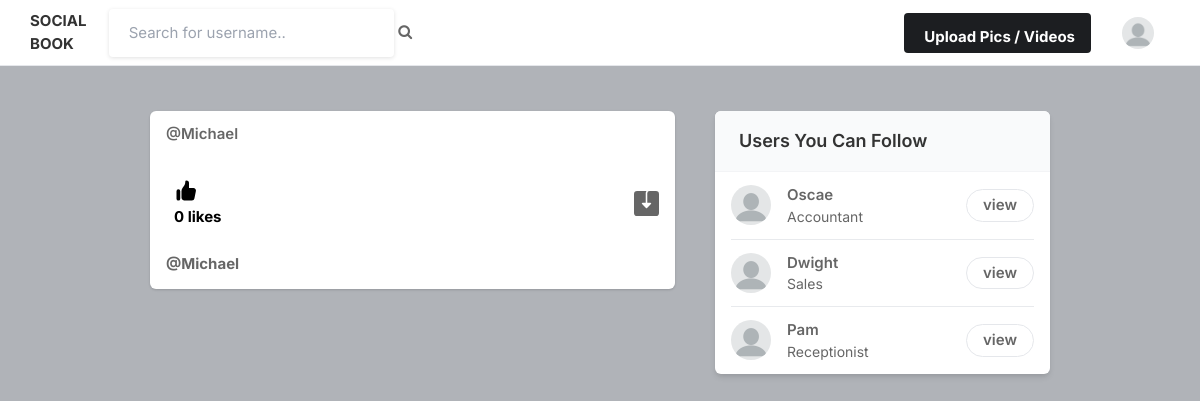
The page / (signed in) on the database its author committed.
### App/models.py (models this page shows, shortened)
class Profile(models.Model):
    user = models.ForeignKey(User, on_delete=models.CASCADE)
    id_user = models.IntegerField()
    bio = models.TextField(blank=True)
    profileimg = models.ImageField(
        upload_to="profile_images", default="blank-profile-picture.png"
    )
    location = models.CharField(max_length=100, blank=True)

class Post(models.Model):
    id = models.UUIDField(primary_key=True, default=uuid.uuid4)
    user = models.CharField(max_length=100)
    image = models.ImageField(upload_to="post_images")
    caption = models.TextField()
    created_at = models.DateTimeField(default=datetime.now)
    no_of_likes = models.IntegerField(default=0)

### App/views.py (the view)
# urls.py: path("", views.index, name="index"),
@login_required(login_url="signin")
def index(request):
    user_object = User.objects.get(username=request.user.username)
    user_profile = Profile.objects.get(user=user_object)
    user_following_list = []
    feed = []
    user_following = Followers.objects.filter(follower=request.user.username)
    for user in user_following:
        user_following_list.append(user)
    for username in user_following_list:
        feed_list = Post.objects.filter(user=username)
        feed.append(feed_list)
    feeds = list(chain(*feed))
    all_users = User.objects.all()
    user_following_all = []
    for user in user_following:
        user_list = User.objects.get(username=user.user)
        user_following_all.append(user_list)
    new_suggestions_list = [
        x for x in list(all_users) if (x not in list(user_following_all))
    ]
    current_user = User.objects.filter(username=request.user.username)
    final_suggestions_list = [
        x for x in list(new_suggestions_list) if (x not in list(current_user))
    ]
    random.shuffle(final_suggestions_list)
    username_profile = []
    username_profile_list = []
    for users in final_suggestions_list:
        username_profile.append(users.id)
    for ids in username_profile:
        profile_lists = Profile.objects.filter(id_user=ids)
        username_profile_list.append(profile_lists)
    suggestions_username_profile_list = list(chain(*username_profile_list))
    return render(
        request,
        "index.html",
        {
            "user_profile": user_profile,
            "posts": feeds,
            "suggestions_username_profile_list": suggestions_username_profile_list,
        },
    )

### App/models.py (called while the page is built)
    def __str__(self):
        return self.user

### templates/index.html (shortened to what this page needs)
{% load static %}
<!DOCTYPE html>
<html lang="en">
<head>
    <link rel="stylesheet" href="{% static 'assets/css/icons.css' %}">
    <link rel="stylesheet" href="{% static 'assets/css/uikit.css' %}">
    <link rel="stylesheet" href="{% static 'assets/css/style.css' %}">
    <link rel="stylesheet" href="{% static 'assets/css/tailwind.css' %}">
     <link rel="stylesheet" href="https://cdnjs.cloudflare.com/ajax/libs/font-awesome/4.7.0/css/font-awesome.min.css">
</head>
<body>
            <header>
                <div class="header_inner">
                    <form action="/search" method="POST">
                    <div class="left-side">
                            <a href="/">
                                <b><h1 style="text-transform: uppercase;">Social Book</h1></b>
                            </a>
                            <input type="text" name="username" placeholder="Search for username..">&nbsp
                            <button type="submit"><i class="fa fa-search fa-1x"></i></button>
                    </div>
                    </form>
                    <div class="right-side lg:pr-4">
                        <a href="#"
                            class="bg-pink-500 flex font-bold hidden hover:bg-pink-600 hover:text-white inline-block items-center lg:block max-h-10 mr-4 px-4 py-2 rounded shado text-white">
                              Upload Pics / Videos
                        </a>
                        <a href="#">
                            <img src="{{user_profile.profileimg.url}}" class="header-avatar" alt="">
                        </a>
                    </div>
                </div>
            </header>
            <div class="container m-auto">
                <div class="lg:flex justify-center lg:space-x-10 lg:space-y-0 space-y-5">
                    <div class="space-y-5 flex-shrink-0 lg:w-7/12">
                        {% for post in posts %}
                        <div class="bg-white shadow rounded-md  -mx-2 lg:mx-0">
                            <div class="flex justify-between items-center px-4 py-3">
                                <div class="flex flex-1 items-center space-x-4">
                                    <span class="block capitalize font-semibold "><a href="/profile/{{post.user}}">@{{post.user}} </a></span>
                                </div>
                            </div>
                            <div class="py-3 px-4 space-y-3">
                                <div class="flex space-x-4 lg:font-bold">
                                    <a href="/likepost?post_id={{ post.id }}" class="flex items-center space-x-2">
                                        <div class="p-2 rounded-full text-black">
                                            <p>{{post.no_of_likes}} likes</p>
                                        </div>
                                    </a>
                                    <a href="{{post.image.url}}" class="flex items-center space-x-2 flex-1 justify-end" download>
                                    </a>
                                </div>
                               <p>
                                <a href="/profile/{{post.user}}"><strong>@{{post.user}} </strong></a>{{post.caption}}
                               </p>
                            </div>
                        </div>
                        {% endfor %}
                    </div>
                    <div class="lg:w-5/12">
                        <div class="bg-white  shadow-md rounded-md overflow-hidden">
                            <div class="bg-gray-50  border-b border-gray-100 flex items-baseline justify-between py-4 px-6 ">
                                <h2 class="font-semibold text-lg">Users You Can Follow</h2>
                            </div>
                            <div class="divide-gray-300 divide-gray-50 divide-opacity-50 divide-y px-4 ">
                                {% for suggestion in suggestions_username_profile_list %}
                                <div class="flex items-center justify-between py-3">
                                    <div class="flex flex-1 items-center space-x-4">
                                        <a href="/profile/{{suggestion.user}}">
                                            <img src="{{suggestion.profileimg.url}}" class="bg-gray-200 rounded-full w-10 h-10">
                                        </a>
                                        <div class="flex flex-col">
                                            <span class="block capitalize font-semibold"> {{suggestion.user}} </span>
                                            <span class="block capitalize text-sm"> {{suggestion.bio}} </span>
                                        </div>
                                    </div>
                                    <a href="/profile/{{suggestion.user}}" class="border border-gray-200 font-semibold px-4 py-1 rounded-full hover:bg-pink-600 hover:text-white hover:border-pink-600 "> view </a>
                                </div>
                                {% endfor %}
                            </div>
                        </div>
                    </div>
                </div>
            </div>
</body>
</html>

### static/assets/css/style.css (style rules this page uses)
body { background-color: #B0B3B8!important; }
button { vertical-align: middle; }
input { height: 48px; line-height: 48px; padding: 0 20px; outline: none; font-size: 15px; color: #808080; max-width: 100%; width: 100%; -webkit-box-sizing: border-box; box-sizing: border-box; display: block; font-weight: 400; opacity: 1; border-radius: 4px; border: none; -webkit-box-shadow: 0 1px 4px 0px rgba(0, 0, 0, 0.12); box-shadow: 0 1px 4px 0px rgba(0, 0, 0, 0.12); }
input[type="text"], input[type="password"], input[type="email"], input[type="number"] { height: 48px; line-height: 48px; padding: 0 20px; outline: none; font-size: 15px; color: #808080; max-width: 100%; width: 100%; -webkit-box-sizing: border-box; box-sizing: border-box; display: block; font-weight: 400; opacity: 1; border-radius: 4px; border: none; -webkit-box-shadow: 0 1px 4px 0px rgba(0, 0, 0, 0.12); box-shadow: 0 1px 4px 0px rgba(0, 0, 0, 0.12); }
input { -webkit-transition: all 0.1s ease-in-out; transition: all 0.1s ease-in-out; }
::placeholder { color: #808080; opacity: 1; }
button { border: none; margin: 0; padding: 0; width: auto; overflow: visible; background: transparent; color: inherit; font: inherit; line-height: normal; cursor: pointer; }
a { color: #be185d; -webkit-transition: 0.3s; transition: 0.3s; outline: none !important; }
button { outline: none !important; }
img { max-width: 100%; }
body { color: #666; font-size: 15px; line-height: 27px; background-color: #f0f2f5; font-family: "Inter", sans-serif; text-transform: none; }
body p { font-size: 15px; line-height: 27px; }
h1, h2, h3, h4, h5, h6 { font-family: "Inter", sans-serif; text-transform: none; }
input[type="text"], input[type="password"], input[type="email"] { font-family: "Inter", sans-serif; text-transform: none; }
button, body .pac-container { font-family: "Inter", sans-serif; text-transform: none; }
h1, h2, h3, h4, h5, h6 { color: #333; font-weight: 500; margin: 0; padding: 0; }
h1 { font-size: 32px; }
h2 { font-size: 26px; }
b, strong { font-weight: 700 !important; }
@media (min-width: 1024px) { .container { max-width: 900px !important; padding-top: 45px; } }
header { background-color: #fff; left: 0; right: 0; top: 0; z-index: 99; height: 66px; display: -webkit-box; display: -ms-flexbox; display: flex; -webkit-box-align: center; -ms-flex-align: center; align-items: center; border-bottom: 1px solid #e5e7eb; }
header .header_inner { display: -webkit-box; display: -ms-flexbox; display: flex; -webkit-box-align: center; -ms-flex-align: center; align-items: center; max-width: 1090px; margin: auto; width: 100%; max-width: 100% !important; padding: 0 30px; }
header .header_inner .left-side { display: -webkit-box; display: -ms-flexbox; display: flex; -webkit-box-align: center; -ms-flex-align: center; align-items: center; }
header .header_inner .right-side { display: -webkit-box; display: -ms-flexbox; display: flex; -webkit-box-align: center; -ms-flex-align: center; align-items: center; -webkit-box-pack: end; -ms-flex-pack: end; justify-content: flex-end; margin-left: auto; }
header .header_inner .right-side .header-avatar { width: 32px; height: 32px; border-radius: 100%; margin-left: 15px; }

### rows shown on the page
Profile: profileimg (placeholder picture)
Post: user "Michael", no_of_likes "0"
Profile: profileimg (placeholder picture), user "Oscae", bio "Accountant"
Profile: profileimg (placeholder picture), user "Dwight", bio "Sales"
Profile: profileimg (placeholder picture), user "Pam", bio "Receptionist"
